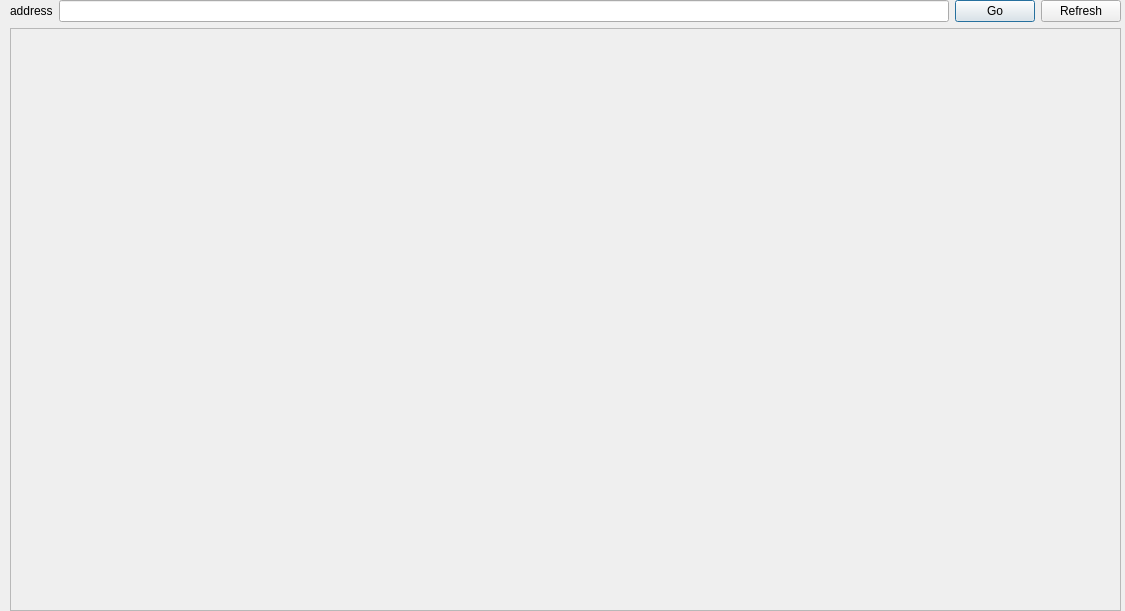
<?xml version="1.0" encoding="UTF-8"?>
<ui version="4.0">
 <class>web</class>
 <widget class="QDialog" name="web">
  <property name="geometry">
   <rect>
    <x>0</x>
    <y>0</y>
    <width>1125</width>
    <height>611</height>
   </rect>
  </property>
  <property name="windowTitle">
   <string>widget</string>
  </property>
  <widget class="QWidget" name="">
   <property name="geometry">
    <rect>
     <x>10</x>
     <y>0</y>
     <width>1111</width>
     <height>611</height>
    </rect>
   </property>
   <layout class="QGridLayout" name="gridLayout" rowstretch="1,10">
    <item row="0" column="0">
     <layout class="QHBoxLayout" name="horizontalLayout">
      <item>
       <widget class="QLabel" name="label_2">
        <property name="text">
         <string>address</string>
        </property>
       </widget>
      </item>
      <item>
       <widget class="QLineEdit" name="lineEdit"/>
      </item>
      <item>
       <widget class="QPushButton" name="Go">
        <property name="text">
         <string>Go</string>
        </property>
       </widget>
      </item>
      <item>
       <widget class="QPushButton" name="Refresh">
        <property name="text">
         <string>Refresh</string>
        </property>
       </widget>
      </item>
     </layout>
    </item>
    <item row="1" column="0">
     <widget class="QFrame" name="frame">
      <property name="frameShape">
       <enum>QFrame::StyledPanel</enum>
      </property>
      <property name="frameShadow">
       <enum>QFrame::Raised</enum>
      </property>
     </widget>
    </item>
   </layout>
  </widget>
 </widget>
 <resources/>
 <connections/>
</ui>
